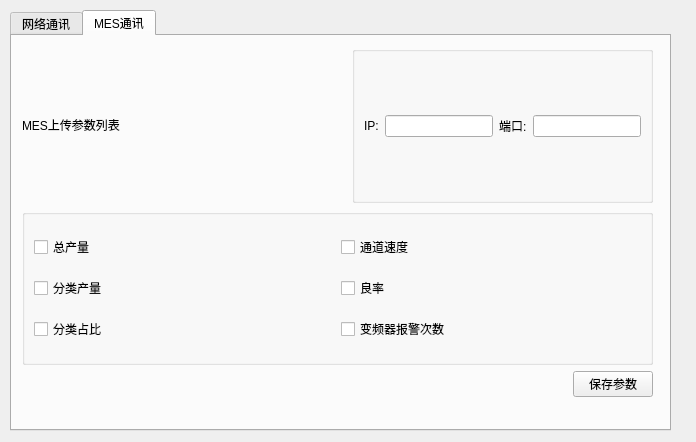
<?xml version="1.0" encoding="UTF-8"?>
<ui version="4.0">
 <class>MESWindow</class>
 <widget class="QWidget" name="MESWindow">
  <property name="geometry">
   <rect>
    <x>0</x>
    <y>0</y>
    <width>696</width>
    <height>442</height>
   </rect>
  </property>
  <property name="windowTitle">
   <string>MESWindow</string>
  </property>
  <widget class="QTabWidget" name="tabWidget">
   <property name="geometry">
    <rect>
     <x>10</x>
     <y>10</y>
     <width>661</width>
     <height>421</height>
    </rect>
   </property>
   <property name="currentIndex">
    <number>1</number>
   </property>
   <widget class="QWidget" name="tab">
    <attribute name="title">
     <string>网络通讯</string>
    </attribute>
    <widget class="QWidget" name="layoutWidget_2">
     <property name="geometry">
      <rect>
       <x>10</x>
       <y>10</y>
       <width>641</width>
       <height>351</height>
      </rect>
     </property>
     <layout class="QVBoxLayout" name="verticalLayout_3">
      <item>
       <layout class="QHBoxLayout" name="horizontalLayout_7"/>
      </item>
      <item>
       <layout class="QHBoxLayout" name="horizontalLayout_6">
        <item>
         <widget class="QLabel" name="label_8">
          <property name="text">
           <string>IP:</string>
          </property>
         </widget>
        </item>
        <item>
         <widget class="QLineEdit" name="lineEdit_ip"/>
        </item>
        <item>
         <widget class="QLabel" name="label_9">
          <property name="text">
           <string>端口:</string>
          </property>
         </widget>
        </item>
        <item>
         <widget class="QLineEdit" name="lineEdit_port"/>
        </item>
        <item>
         <widget class="QPushButton" name="pushButton_con">
          <property name="text">
           <string>连接</string>
          </property>
         </widget>
        </item>
       </layout>
      </item>
      <item>
       <layout class="QHBoxLayout" name="horizontalLayout_4">
        <item>
         <widget class="QLabel" name="label_4">
          <property name="text">
           <string>数据日志</string>
          </property>
         </widget>
        </item>
        <item>
         <spacer name="horizontalSpacer_3">
          <property name="orientation">
           <enum>Qt::Horizontal</enum>
          </property>
          <property name="sizeHint" stdset="0">
           <size>
            <width>40</width>
            <height>20</height>
           </size>
          </property>
         </spacer>
        </item>
        <item>
         <widget class="QPushButton" name="pushButton_clos">
          <property name="text">
           <string>清空</string>
          </property>
         </widget>
        </item>
       </layout>
      </item>
      <item>
       <layout class="QHBoxLayout" name="horizontalLayout_9">
        <item>
         <widget class="QTextEdit" name="txtRcvData">
          <property name="readOnly">
           <bool>true</bool>
          </property>
         </widget>
        </item>
       </layout>
      </item>
      <item>
       <layout class="QHBoxLayout" name="horizontalLayout_5">
        <item>
         <widget class="QLineEdit" name="lineEdit"/>
        </item>
        <item>
         <widget class="QPushButton" name="pushButton_send">
          <property name="text">
           <string>发送</string>
          </property>
         </widget>
        </item>
       </layout>
      </item>
     </layout>
    </widget>
   </widget>
   <widget class="QWidget" name="tab_2">
    <attribute name="title">
     <string>MES通讯</string>
    </attribute>
    <widget class="QWidget" name="layoutWidget">
     <property name="geometry">
      <rect>
       <x>10</x>
       <y>10</y>
       <width>631</width>
       <height>351</height>
      </rect>
     </property>
     <layout class="QVBoxLayout" name="verticalLayout">
      <item>
       <layout class="QHBoxLayout" name="horizontalLayout_2">
        <item>
         <widget class="QLabel" name="label">
          <property name="text">
           <string>MES上传参数列表</string>
          </property>
         </widget>
        </item>
        <item>
         <spacer name="horizontalSpacer_2">
          <property name="orientation">
           <enum>Qt::Horizontal</enum>
          </property>
          <property name="sizeHint" stdset="0">
           <size>
            <width>40</width>
            <height>20</height>
           </size>
          </property>
         </spacer>
        </item>
        <item>
         <widget class="QGroupBox" name="groupBox_2">
          <property name="title">
           <string/>
          </property>
          <layout class="QHBoxLayout" name="horizontalLayout_3">
           <item>
            <widget class="QLabel" name="label_2">
             <property name="text">
              <string>IP:</string>
             </property>
            </widget>
           </item>
           <item>
            <widget class="QLineEdit" name="lineEdit_ip_mes"/>
           </item>
           <item>
            <widget class="QLabel" name="label_3">
             <property name="text">
              <string>端口:</string>
             </property>
            </widget>
           </item>
           <item>
            <widget class="QLineEdit" name="lineEdit_port_mes"/>
           </item>
          </layout>
         </widget>
        </item>
       </layout>
      </item>
      <item>
       <widget class="QGroupBox" name="groupBox">
        <property name="title">
         <string/>
        </property>
        <layout class="QGridLayout" name="gridLayout">
         <item row="0" column="1">
          <widget class="QCheckBox" name="checkBox_4">
           <property name="text">
            <string>通道速度</string>
           </property>
          </widget>
         </item>
         <item row="2" column="1">
          <widget class="QCheckBox" name="checkBox_6">
           <property name="text">
            <string>变频器报警次数</string>
           </property>
          </widget>
         </item>
         <item row="1" column="1">
          <widget class="QCheckBox" name="checkBox_5">
           <property name="text">
            <string>良率</string>
           </property>
          </widget>
         </item>
         <item row="1" column="0">
          <widget class="QCheckBox" name="checkBox_2">
           <property name="text">
            <string>分类产量</string>
           </property>
          </widget>
         </item>
         <item row="0" column="0">
          <widget class="QCheckBox" name="checkBox">
           <property name="text">
            <string>总产量</string>
           </property>
          </widget>
         </item>
         <item row="2" column="0">
          <widget class="QCheckBox" name="checkBox_3">
           <property name="text">
            <string>分类占比</string>
           </property>
          </widget>
         </item>
        </layout>
       </widget>
      </item>
      <item>
       <layout class="QHBoxLayout" name="horizontalLayout">
        <item>
         <spacer name="horizontalSpacer">
          <property name="orientation">
           <enum>Qt::Horizontal</enum>
          </property>
          <property name="sizeHint" stdset="0">
           <size>
            <width>40</width>
            <height>20</height>
           </size>
          </property>
         </spacer>
        </item>
        <item>
         <widget class="QPushButton" name="pushButton">
          <property name="text">
           <string>保存参数</string>
          </property>
         </widget>
        </item>
       </layout>
      </item>
     </layout>
    </widget>
   </widget>
  </widget>
 </widget>
 <resources/>
 <connections/>
</ui>
